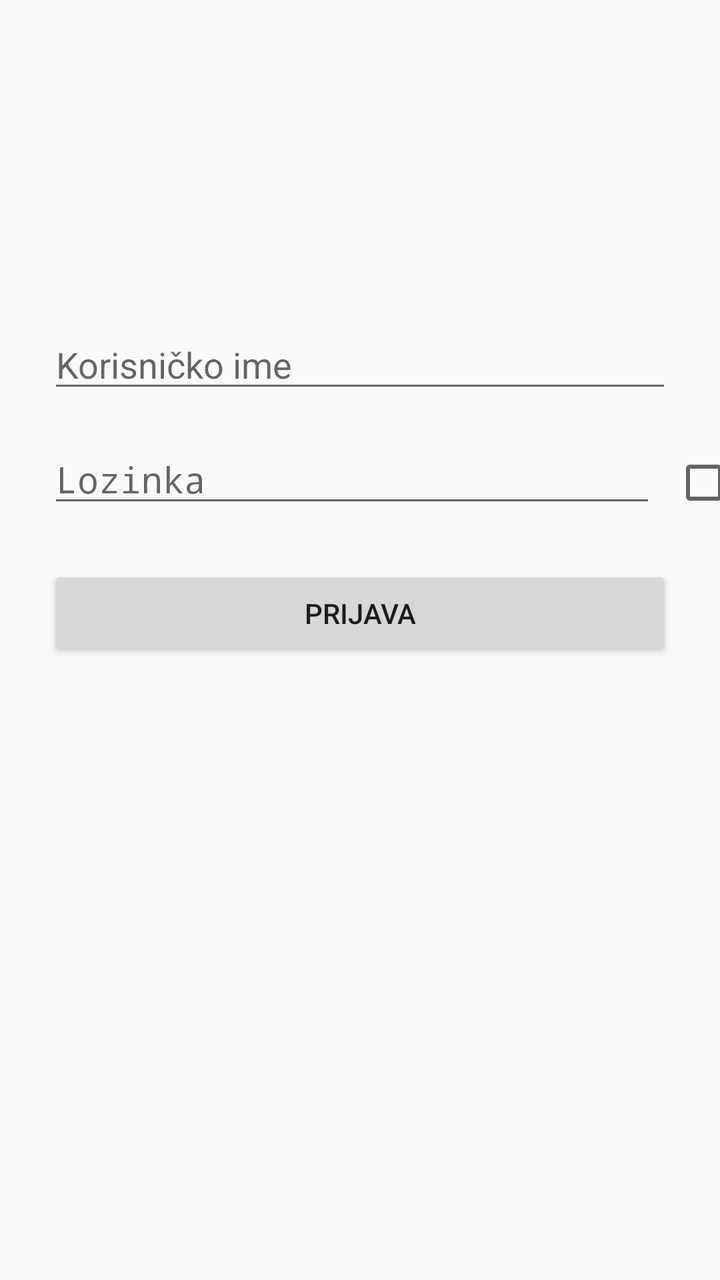
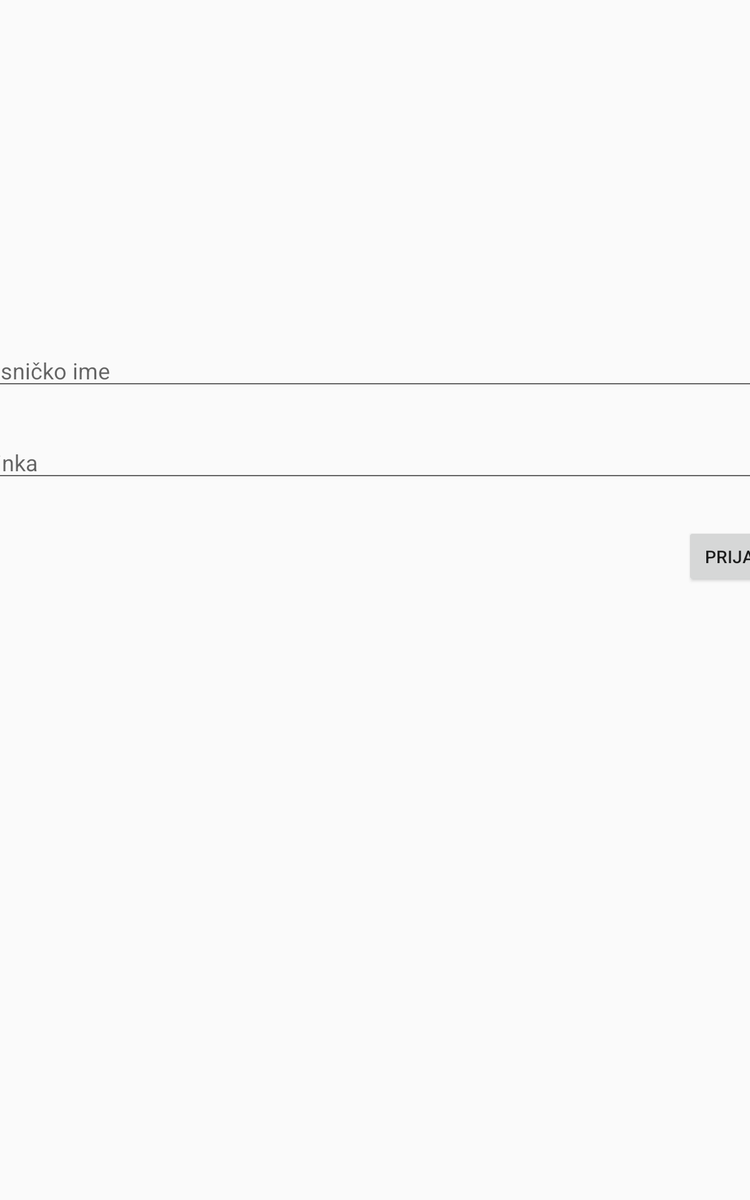

An Android layout and its configuration variant, each rendered on a device that would load it. The default file and the variant file are quoted in full after the pictures.
<!-- AndroidManifest.xml: application theme AppTheme -->
<!-- res/layout/activity_login.xml -->
<?xml version="1.0" encoding="utf-8"?>
<android.support.constraint.ConstraintLayout xmlns:android="http://schemas.android.com/apk/res/android"
    xmlns:app="http://schemas.android.com/apk/res-auto"
    xmlns:tools="http://schemas.android.com/tools"
    android:layout_width="match_parent"
    android:layout_height="match_parent"
    tools:context="com.example.marko.vips_artikli.activities.LoginActivity">

    <EditText
        android:id="@+id/txtUserName_Prijava"
        android:layout_width="0dp"
        android:layout_height="wrap_content"
        android:layout_marginStart="24dp"
        android:layout_marginTop="64dp"
        android:layout_marginEnd="24dp"
        android:autofillHints="username"
        android:ems="10"
        android:hint="Korisničko ime"
        android:inputType="textPersonName"
        app:layout_constraintEnd_toEndOf="parent"
        app:layout_constraintStart_toStartOf="parent"
        app:layout_constraintTop_toBottomOf="@+id/imageView2" />

    <EditText
        android:id="@+id/txtLozinka_Prijava"
        android:layout_width="304dp"
        android:layout_height="wrap_content"
        android:layout_marginStart="24dp"
        android:layout_marginTop="16dp"
        android:autofillHints="password"
        android:ems="10"
        android:hint="Lozinka"
        android:inputType="textPassword"
        app:layout_constraintStart_toStartOf="parent"
        app:layout_constraintTop_toBottomOf="@+id/txtUserName_Prijava" />

    <Button
        android:id="@+id/btnPrijava_Prijava"
        android:layout_width="0dp"
        android:layout_height="wrap_content"
        android:layout_marginStart="24dp"
        android:layout_marginTop="24dp"
        android:layout_marginEnd="24dp"
        android:text="PRIJAVA"
        app:layout_constraintEnd_toEndOf="parent"
        app:layout_constraintHorizontal_bias="0.0"
        app:layout_constraintStart_toStartOf="parent"
        app:layout_constraintTop_toBottomOf="@+id/txtLozinka_Prijava" />

    <ImageView
        android:id="@+id/imageView2"
        android:layout_width="0dp"
        android:layout_height="wrap_content"
        android:layout_marginStart="32dp"
        android:layout_marginTop="96dp"
        android:layout_marginEnd="32dp"
        app:layout_constraintEnd_toEndOf="parent"
        app:layout_constraintStart_toStartOf="parent"
        app:layout_constraintTop_toTopOf="parent"
        app:srcCompat="@drawable/ic_logo_vanima" />

    <CheckBox
        android:id="@+id/showPassword"
        android:layout_width="wrap_content"
        android:layout_height="wrap_content"
        android:layout_marginStart="8dp"
        android:layout_marginTop="24dp"
        android:layout_marginEnd="24dp"
        android:text="Prikaži"
        android:textAppearance="@style/TextAppearance.AppCompat.Small"
        android:textSize="12sp"
        app:layout_constraintEnd_toEndOf="parent"
        app:layout_constraintHorizontal_bias="0.0"
        app:layout_constraintStart_toEndOf="@+id/txtLozinka_Prijava"
        app:layout_constraintTop_toBottomOf="@+id/txtUserName_Prijava" />

</android.support.constraint.ConstraintLayout>
<!-- resources referenced by this layout -->
<resources>
  <!-- drawable ic_logo_vanima: vector/xml drawable (drawable, 2834 chars, omitted) -->
  <style name="AppTheme" parent="Base.Theme.AppCompat.Light.DarkActionBar">
          
          <item name="colorPrimary">@color/colorPrimary</item>
          <item name="colorPrimaryDark">@color/colorPrimaryDark</item>
          <item name="colorAccent">@color/colorAccent</item>
      </style>
  <color name="colorPrimary">#74976f</color>
  <color name="colorPrimaryDark">#4e794c</color>
  <color name="colorAccent">#6b7967</color>
</resources>
<!-- res/layout-large/activity_login.xml (the repository's variant of the layout above) -->
<!-- drawn on a 7-inch tablet held upright -->
<?xml version="1.0" encoding="utf-8"?>
<android.support.constraint.ConstraintLayout xmlns:android="http://schemas.android.com/apk/res/android"
    xmlns:app="http://schemas.android.com/apk/res-auto"
    xmlns:tools="http://schemas.android.com/tools"
    android:layout_width="800dp"
    android:layout_gravity="center"
    android:layout_height="match_parent"
    tools:context="com.example.marko.vips_artikli.activities.LoginActivity">

    <EditText
        android:id="@+id/txtUserName_Prijava"
        android:layout_width="0dp"
        android:layout_height="wrap_content"
        android:layout_marginStart="64dp"
        android:layout_marginTop="64dp"
        android:layout_marginEnd="64dp"
        android:autofillHints="username"
        android:ems="10"
        android:hint="Korisničko ime"
        android:inputType="textPersonName"
        app:layout_constraintEnd_toEndOf="parent"
        app:layout_constraintStart_toStartOf="parent"
        app:layout_constraintTop_toBottomOf="@+id/imageView2" />

    <EditText
        android:id="@+id/txtLozinka_Prijava"
        android:layout_width="0dp"
        android:layout_height="wrap_content"
        android:layout_marginStart="64dp"
        android:layout_marginTop="32dp"
        android:layout_marginEnd="64dp"
        android:autofillHints="password"
        android:ems="10"
        android:hint="Lozinka"
        android:inputType="textPersonName"
        app:layout_constraintEnd_toEndOf="parent"
        app:layout_constraintStart_toStartOf="parent"
        app:layout_constraintTop_toBottomOf="@+id/txtUserName_Prijava" />

    <Button
        android:id="@+id/btnPrijava_Prijava"
        android:layout_width="0dp"
        android:layout_height="wrap_content"
        android:layout_marginTop="32dp"
        android:layout_marginEnd="64dp"
        android:text="PRIJAVA"
        app:layout_constraintEnd_toEndOf="parent"
        app:layout_constraintTop_toBottomOf="@+id/txtLozinka_Prijava" />

    <ImageView
        android:id="@+id/imageView2"
        android:layout_width="0dp"
        android:layout_height="110dp"
        android:layout_marginTop="100dp"
        app:layout_constraintEnd_toEndOf="parent"
        app:layout_constraintStart_toStartOf="parent"
        app:layout_constraintTop_toTopOf="parent"
        app:srcCompat="@drawable/ic_logo_vanima" />
</android.support.constraint.ConstraintLayout>
